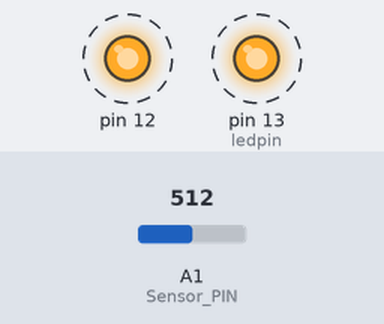
The sketch below on a simulated Arduino Uno, built with avr-gcc and run on an emulated ATmega328P. Shown: output pins drawn as LEDs (lit = HIGH). Dashed ring = blinking. The inputs (shaded band) are chosen by the test bench; at power-on: A1 (Sensor_PIN) = 512. What the sketch prints to the serial monitor is not drawn.

Above: at 0.5 s.
Timing chart, 0 to 4.6 s (numbered marks = the images above):
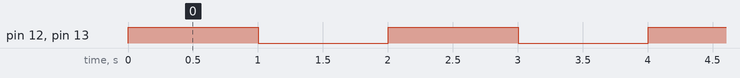

Measured:
- by itself, pin 12, pin 13 (ledpin): alternates HIGH for 1.0 s and LOW for 1.0 s

The sketch:

Heart_Beat_Sensor.ino
```cpp
const int Sensor_PIN= A1;
const int ledpin=13;
void setup() {
  // put your setup code here, to run once:
Serial.begin(9600);
pinMode(12, OUTPUT);
pinMode(ledpin, OUTPUT);
}

void loop() {
  // put your main code here, to run repeatedly:
Serial.println(analogRead(A1));
digitalWrite(ledpin,HIGH);
digitalWrite(12, HIGH);
Serial.println(analogRead(A1));
delay(1000);
Serial.println(analogRead(A1));
digitalWrite(ledpin, LOW);
digitalWrite(12 , LOW);
Serial.println(analogRead(A1));
delay(1000);
}
```
